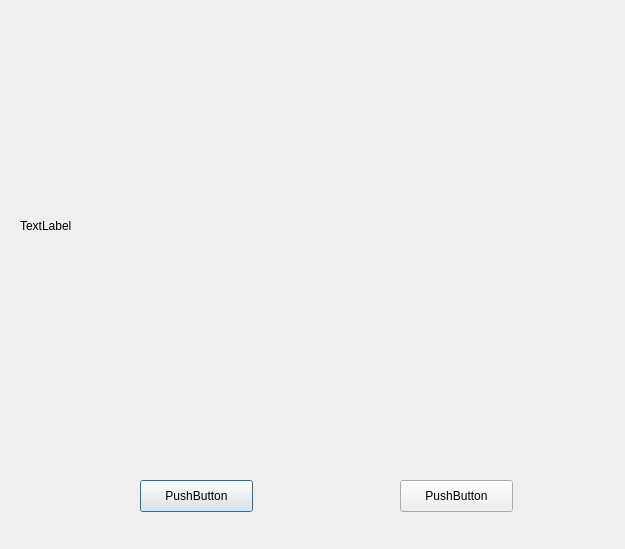
<?xml version="1.0" encoding="UTF-8"?>
<ui version="4.0">
 <class>Dialog</class>
 <widget class="QDialog" name="Dialog">
  <property name="geometry">
   <rect>
    <x>0</x>
    <y>0</y>
    <width>625</width>
    <height>549</height>
   </rect>
  </property>
  <property name="windowTitle">
   <string>Dialog</string>
  </property>
  <widget class="QLabel" name="lbl_picture">
   <property name="geometry">
    <rect>
     <x>20</x>
     <y>40</y>
     <width>581</width>
     <height>371</height>
    </rect>
   </property>
   <property name="text">
    <string>TextLabel</string>
   </property>
  </widget>
  <widget class="QPushButton" name="btn_loadFromFile1">
   <property name="geometry">
    <rect>
     <x>140</x>
     <y>480</y>
     <width>113</width>
     <height>32</height>
    </rect>
   </property>
   <property name="text">
    <string>PushButton</string>
   </property>
  </widget>
  <widget class="QPushButton" name="btn_loadFromFile2">
   <property name="geometry">
    <rect>
     <x>400</x>
     <y>480</y>
     <width>113</width>
     <height>32</height>
    </rect>
   </property>
   <property name="text">
    <string>PushButton</string>
   </property>
  </widget>
 </widget>
 <resources/>
 <connections/>
</ui>
